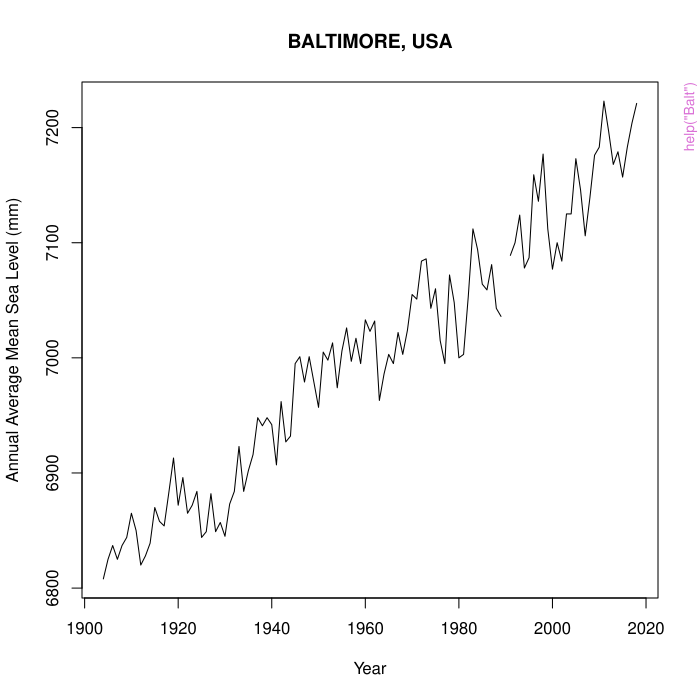

Source code (R):
pkgname <- "TrendSLR"
source(file.path(R.home("share"), "R", "examples-header.R"))
options(warn = 1)
library('TrendSLR')

base::assign(".oldSearch", base::search(), pos = 'CheckExEnv')
base::assign(".old_wd", base::getwd(), pos = 'CheckExEnv')
cleanEx()
nameEx("Balt")
### * Balt

flush(stderr()); flush(stdout())

### Name: Balt
### Title: Ocean water level data for Baltimore, USA
### Aliases: Balt
### Keywords: datasets

### ** Examples

data(Balt) # typical data file structure
ts1 <- ts(Balt[2], start = Balt[1, 1]) # convert to time series object
plot(ts1, type = "l", xlab = "Year", ylab = "Annual Average Mean Sea Level (mm)",
main = 'BALTIMORE, USA')
str(Balt) # check structure of data file



cleanEx()
nameEx("check.decomp")
### * check.decomp

flush(stderr()); flush(stdout())

### Name: check.decomp
### Title: Diagnostic tools to inspect SSA decomposition for mean sea level
###   records.
### Aliases: check.decomp

### ** Examples

# -------------------------------------------------------------------------
# View application of different diagnostic tools for Baltimore mean sea level record.
# -------------------------------------------------------------------------

data(Balt) # Baltimore mean sea level record
ts1 <- ts(Balt[2], start = Balt[1, 1]) # create time series input object

g <- gap.fillview(ts1, station_name = "Baltimore", fillgaps = 1) # SSA filled gap

check.decomp(g, option = 3) # check screen plot, default settings
check.decomp(g, option = 3, comps = 10) # check screen plot
check.decomp(g, option = 4) # check screen plot
check.decomp(g, option = 5) # check screen plot, default settings
check.decomp(g, option = 5, trend = c(1,2), DOF = 20) # check screen plot
check.decomp(g, option = 5, trend = c(1,2,3), DOF = 30) # check screen plot




cleanEx()
nameEx("custom.trend")
### * custom.trend

flush(stderr()); flush(stdout())

### Name: custom.trend
### Title: Isolate trend component from mean sea level records via
###   customised input parameters and analysis
### Aliases: custom.trend

### ** Examples


data(Balt) # Baltimore mean sea level record
ts1 <- ts(Balt[2], start = Balt[1, 1]) # create time series input object
g <- gap.fillview(ts1, station_name = "Baltimore", fillgaps = 1) # SSA gap fill

data(t)
str(t) # check structure of object




cleanEx()
nameEx("gap.fillview")
### * gap.fillview

flush(stderr()); flush(stdout())

### Name: gap.fillview
### Title: Inspect gap-filling options for mean sea level records.
### Aliases: gap.fillview

### ** Examples

# -------------------------------------------------------------------------
# View different options for filling the Baltimore annual mean sea level record.
# -------------------------------------------------------------------------

data(Balt) # Baltimore mean sea level record
ts1 <- ts(Balt[2], start = Balt[1, 1]) # create time series input object

g <- gap.fillview(ts1, station_name = "Baltimore", fillgaps = 1) # SSA
g <- gap.fillview(ts1, station_name = "Baltimore", fillgaps = 2) # Linear interpolation
g <- gap.fillview(ts1, station_name = "Baltimore", fillgaps = 3) # Cubic spline interpolation
g <- gap.fillview(ts1, station_name = "Baltimore", fillgaps = 4) # Stineman's interpolation
g <- gap.fillview(ts1, station_name = "Baltimore", fillgaps = 5) # Weighted moving average

str(g) # Check structure of outputted object




cleanEx()
nameEx("msl.fileplot")
### * msl.fileplot

flush(stderr()); flush(stdout())

### Name: msl.fileplot
### Title: Plotting to file options in JPEG format.
### Aliases: msl.fileplot

### ** Examples


# Plot to file from "custom.trend" object

data(t) # "custom.trend" object
str(t) # check object

# -------------------------------------------------------------------------
# The following call to msl.fileplot can be found in the temporary
# directory under the file name "Plot1.jpeg".
# -------------------------------------------------------------------------

wd <- tempdir() # find temp directory
msl.fileplot(t, wdir = wd) # default screen plot output




cleanEx()
nameEx("msl.screenplot")
### * msl.screenplot

flush(stderr()); flush(stdout())

### Name: msl.screenplot
### Title: Plotting to filescreen options.
### Aliases: msl.screenplot

### ** Examples


# Plot to screen from "msl.trend" object

data(s) # "msl.trend" object
str(s) # check object

msl.screenplot(s) # default screen plot output, 3 panels, 95% confidence intervals
msl.screenplot(s, type=2) # plot time series, 95% confidence intervals
msl.screenplot(s, type=3) # plot velocity, 95% confidence intervals
msl.screenplot(s, type=4, ci=2) # plot acceleration, 99% confidence intervals
msl.screenplot(s, type=5, ci=2) # 2 panels, 99% confidence intervals




cleanEx()
nameEx("msl.trend")
### * msl.trend

flush(stderr()); flush(stdout())

### Name: msl.trend
### Title: Isolate trend component from mean sea level records.
### Aliases: msl.trend

### ** Examples


data(Balt) # Baltimore mean sea level record
ts1 <- ts(Balt[2], start = Balt[1, 1]) # create time series input object

data(s)
str(s) # check structure of object
msl.screenplot(s) # check screen output




cleanEx()
nameEx("s")
### * s

flush(stderr()); flush(stdout())

### Name: s
### Title: sample 'msl.trend' object
### Aliases: s
### Keywords: datasets

### ** Examples


data(Balt) # Baltimore mean sea level record
ts1 <- ts(Balt[2], start = Balt[1, 1]) # create time series input object

data(s)
str(s) # check structure of object
msl.screenplot(s) # check screen output



cleanEx()
nameEx("summary")
### * summary

flush(stderr()); flush(stdout())

### Name: summary
### Title: Summary outputs of decomposed time series.
### Aliases: summary

### ** Examples


data(s) # msl.trend object
data(t) # custom.trend object
summary(s) # summary for object of class 'msl.trend'
summary(t) # summary for object of class 'custom.trend'




cleanEx()
nameEx("t")
### * t

flush(stderr()); flush(stdout())

### Name: t
### Title: sample 'custom.trend' object
### Aliases: t
### Keywords: datasets

### ** Examples


data(Balt) # Baltimore mean sea level record
ts1 <- ts(Balt[2], start = Balt[1, 1]) # create time series input object
g <- gap.fillview(ts1, station_name = "Baltimore", fillgaps = 1) # SSA gap fill

data(t)
str(t) # check structure of object



### * <FOOTER>
###
cleanEx()
options(digits = 7L)
base::cat("Time elapsed: ", proc.time() - base::get("ptime", pos = 'CheckExEnv'),"\n")
grDevices::dev.off()
###
### Local variables: ***
### mode: outline-minor ***
### outline-regexp: "\\(> \\)?### [*]+" ***
### End: ***
quit('no')
